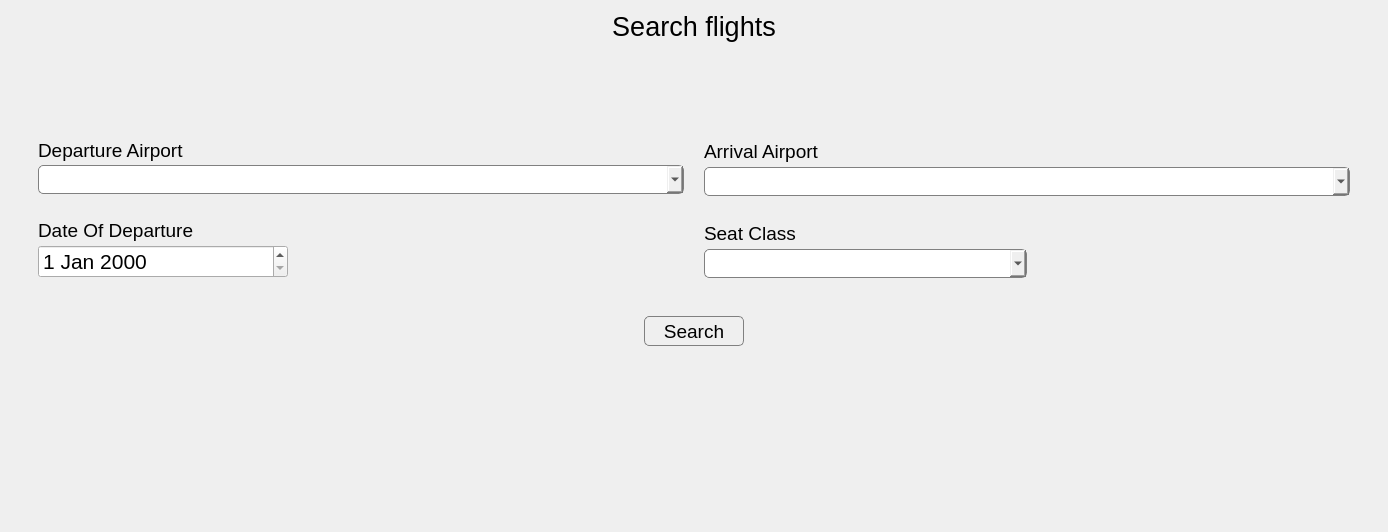
         <widget class="QWidget" name="SearchPage">
          <property name="styleSheet">
           <string notr="true">QPushButton:hover
{
     color: gray;
     background-color: rgb(224, 238, 249);
}

QComboBox:hover
{
   background-color: rgb(224, 238, 249);
}
</string>
          </property>
          <layout class="QGridLayout" name="gridLayout_2">
           <item row="0" column="1">
            <widget class="QLabel" name="label">
             <property name="font">
              <font>
               <family>MS Shell Dlg 2</family>
               <pointsize>20</pointsize>
              </font>
             </property>
             <property name="text">
              <string>Search flights</string>
             </property>
             <property name="alignment">
              <set>Qt::AlignCenter</set>
             </property>
            </widget>
           </item>
           <item row="1" column="1">
            <spacer name="verticalSpacer_3">
             <property name="orientation">
              <enum>Qt::Vertical</enum>
             </property>
             <property name="sizeHint" stdset="0">
              <size>
               <width>20</width>
               <height>91</height>
              </size>
             </property>
            </spacer>
           </item>
           <item row="2" column="0">
            <spacer name="horizontalSpacer_5">
             <property name="orientation">
              <enum>Qt::Horizontal</enum>
             </property>
             <property name="sizeHint" stdset="0">
              <size>
               <width>27</width>
               <height>20</height>
              </size>
             </property>
            </spacer>
           </item>
           <item row="2" column="1">
            <layout class="QHBoxLayout" name="horizontalLayout_5">
             <property name="spacing">
              <number>20</number>
             </property>
             <item>
              <layout class="QVBoxLayout" name="verticalLayout_7">
               <property name="spacing">
                <number>25</number>
               </property>
               <item>
                <layout class="QVBoxLayout" name="verticalLayout_11">
                 <property name="spacing">
                  <number>3</number>
                 </property>
                 <item>
                  <widget class="QLabel" name="Email_13">
                   <property name="font">
                    <font>
                     <pointsize>14</pointsize>
                    </font>
                   </property>
                   <property name="text">
                    <string>Departure Airport</string>
                   </property>
                   <property name="alignment">
                    <set>Qt::AlignLeading|Qt::AlignLeft|Qt::AlignVCenter</set>
                   </property>
                  </widget>
                 </item>
                 <item>
                  <widget class="QComboBox" name="DepartureAirport">
                   <property name="sizePolicy">
                    <sizepolicy hsizetype="Expanding" vsizetype="Fixed">
                     <horstretch>0</horstretch>
                     <verstretch>0</verstretch>
                    </sizepolicy>
                   </property>
                   <property name="minimumSize">
                    <size>
                     <width>400</width>
                     <height>0</height>
                    </size>
                   </property>
                   <property name="font">
                    <font>
                     <pointsize>16</pointsize>
                    </font>
                   </property>
                   <property name="cursor">
                    <cursorShape>PointingHandCursor</cursorShape>
                   </property>
                   <property name="styleSheet">
                    <string notr="true">QComboBox {
     border-radius: 5px;
     border: 1px solid gray;
}</string>
                   </property>
                   <item>
                    <property name="text">
                     <string/>
                    </property>
                   </item>
                   <item>
                    <property name="text">
                     <string>Abu Dhabi International Airport (AUH) – United Arab Emirates</string>
                    </property>
                   </item>
                   <item>
                    <property name="text">
                     <string>Aden International Airport (ADE) – Yemen</string>
                    </property>
                   </item>
                   <item>
                    <property name="text">
                     <string>Algiers Houari Boumediene Airport (ALG) – Algeria</string>
                    </property>
                   </item>
                   <item>
                    <property name="text">
                     <string>Baghdad International Airport (BGW) – Iraq</string>
                    </property>
                   </item>
                   <item>
                    <property name="text">
                     <string>Bahrain International Airport (BAH) – Bahrain</string>
                    </property>
                   </item>
                   <item>
                    <property name="text">
                     <string>Beirut-Rafic Hariri International Airport (BEY) – Lebanon</string>
                    </property>
                   </item>
                   <item>
                    <property name="text">
                     <string>Cairo International Airport (CAI) – Egypt</string>
                    </property>
                   </item>
                   <item>
                    <property name="text">
                     <string>Casablanca Mohammed V International Airport (CMN) – Morocco</string>
                    </property>
                   </item>
                   <item>
                    <property name="text">
                     <string>Djibouti–Ambouli International Airport (JIB) – Djibouti</string>
                    </property>
                   </item>
                   <item>
                    <property name="text">
                     <string>Dubai International Airport (DXB) – United Arab Emirates</string>
                    </property>
                   </item>
                   <item>
                    <property name="text">
                     <string>Damascus International Airport (DAM) – Syria</string>
                    </property>
                   </item>
                   <item>
                    <property name="text">
                     <string>Hamad International Airport (DOH) – Qatar</string>
                    </property>
                   </item>
                   <item>
                    <property name="text">
                     <string>Khartoum International Airport (KRT) – Sudan</string>
                    </property>
                   </item>
                   <item>
                    <property name="text">
                     <string>King Abdulaziz International Airport (JED) – Jeddah, Saudi Arabia</string>
                    </property>
                   </item>
                   <item>
                    <property name="text">
                     <string>King Khalid International Airport (RUH) – Riyadh, Saudi Arabia</string>
                    </property>
                   </item>
                   <item>
                    <property name="text">
                     <string>Kuwait International Airport (KWI) – Kuwait</string>
                    </property>
                   </item>
                   <item>
                    <property name="text">
                     <string>Luxor International Airport (LXR) – Egypt</string>
                    </property>
                   </item>
                   <item>
                    <property name="text">
                     <string>Marsa Alam International Airport (RMF) – Egypt</string>
                    </property>
                   </item>
                   <item>
                    <property name="text">
                     <string>Mitiga International Airport (MJI) – Tripoli, Libya</string>
                    </property>
                   </item>
                   <item>
                    <property name="text">
                     <string>Muscat International Airport (MCT) – Oman</string>
                    </property>
                   </item>
                  </widget>
                 </item>
                </layout>
               </item>
               <item>
                <layout class="QVBoxLayout" name="verticalLayout_6">
                 <property name="spacing">
                  <number>3</number>
                 </property>
                 <item>
                  <widget class="QLabel" name="Email_12">
                   <property name="font">
                    <font>
                     <pointsize>14</pointsize>
                    </font>
                   </property>
                   <property name="text">
                    <string>Date Of Departure</string>
                   </property>
                   <property name="alignment">
                    <set>Qt::AlignLeading|Qt::AlignLeft|Qt::AlignVCenter</set>
                   </property>
                  </widget>
                 </item>
                 <item>
                  <layout class="QHBoxLayout" name="horizontalLayout_3">
                   <item>
                    <widget class="QDateEdit" name="DepartureDate">
                     <property name="minimumSize">
                      <size>
                       <width>250</width>
                       <height>0</height>
                      </size>
                     </property>
                     <property name="font">
                      <font>
                       <pointsize>16</pointsize>
                      </font>
                     </property>
                     <property name="cursor">
                      <cursorShape>PointingHandCursor</cursorShape>
                     </property>
                    </widget>
                   </item>
                   <item>
                    <spacer name="horizontalSpacer_2">
                     <property name="orientation">
                      <enum>Qt::Horizontal</enum>
                     </property>
                     <property name="sizeHint" stdset="0">
                      <size>
                       <width>40</width>
                       <height>20</height>
                      </size>
                     </property>
                    </spacer>
                   </item>
                  </layout>
                 </item>
                </layout>
               </item>
              </layout>
             </item>
             <item>
              <layout class="QVBoxLayout" name="verticalLayout_9">
               <property name="spacing">
                <number>25</number>
               </property>
               <item>
                <layout class="QVBoxLayout" name="verticalLayout_8">
                 <property name="spacing">
                  <number>3</number>
                 </property>
                 <item>
                  <widget class="QLabel" name="Email_10">
                   <property name="font">
                    <font>
                     <pointsize>14</pointsize>
                    </font>
                   </property>
                   <property name="text">
                    <string>Arrival Airport</string>
                   </property>
                   <property name="alignment">
                    <set>Qt::AlignLeading|Qt::AlignLeft|Qt::AlignVCenter</set>
                   </property>
                  </widget>
                 </item>
                 <item>
                  <widget class="QComboBox" name="ArrivalAirport">
                   <property name="sizePolicy">
                    <sizepolicy hsizetype="Expanding" vsizetype="Fixed">
                     <horstretch>0</horstretch>
                     <verstretch>0</verstretch>
                    </sizepolicy>
                   </property>
                   <property name="minimumSize">
                    <size>
                     <width>400</width>
                     <height>0</height>
                    </size>
                   </property>
                   <property name="font">
                    <font>
                     <pointsize>16</pointsize>
                    </font>
                   </property>
                   <property name="cursor">
                    <cursorShape>PointingHandCursor</cursorShape>
                   </property>
                   <property name="styleSheet">
                    <string notr="true">QComboBox {
     border-radius: 5px;
     border: 1px solid gray;
}</string>
                   </property>
                   <item>
                    <property name="text">
                     <string/>
                    </property>
                   </item>
                   <item>
                    <property name="text">
                     <string>Abu Dhabi International Airport (AUH) – United Arab Emirates</string>
                    </property>
                   </item>
                   <item>
                    <property name="text">
                     <string>Aden International Airport (ADE) – Yemen</string>
                    </property>
                   </item>
                   <item>
                    <property name="text">
                     <string>Algiers Houari Boumediene Airport (ALG) – Algeria</string>
                    </property>
                   </item>
                   <item>
                    <property name="text">
                     <string>Baghdad International Airport (BGW) – Iraq</string>
                    </property>
                   </item>
                   <item>
                    <property name="text">
                     <string>Bahrain International Airport (BAH) – Bahrain</string>
                    </property>
                   </item>
                   <item>
                    <property name="text">
                     <string>Beirut-Rafic Hariri International Airport (BEY) – Lebanon</string>
                    </property>
                   </item>
                   <item>
                    <property name="text">
                     <string>Cairo International Airport (CAI) – Egypt</string>
                    </property>
                   </item>
                   <item>
                    <property name="text">
                     <string>Casablanca Mohammed V International Airport (CMN) – Morocco</string>
                    </property>
                   </item>
                   <item>
                    <property name="text">
                     <string>Djibouti–Ambouli International Airport (JIB) – Djibouti</string>
                    </property>
                   </item>
                   <item>
                    <property name="text">
                     <string>Dubai International Airport (DXB) – United Arab Emirates</string>
                    </property>
                   </item>
                   <item>
                    <property name="text">
                     <string>Damascus International Airport (DAM) – Syria</string>
                    </property>
                   </item>
                   <item>
                    <property name="text">
                     <string>Hamad International Airport (DOH) – Qatar</string>
                    </property>
                   </item>
                   <item>
                    <property name="text">
                     <string>Khartoum International Airport (KRT) – Sudan</string>
                    </property>
                   </item>
                   <item>
                    <property name="text">
                     <string>King Abdulaziz International Airport (JED) – Jeddah, Saudi Arabia</string>
                    </property>
                   </item>
                   <item>
                    <property name="text">
                     <string>King Khalid International Airport (RUH) – Riyadh, Saudi Arabia</string>
                    </property>
                   </item>
                   <item>
                    <property name="text">
                     <string>Kuwait International Airport (KWI) – Kuwait</string>
                    </property>
                   </item>
                   <item>
                    <property name="text">
                     <string>Luxor International Airport (LXR) – Egypt</string>
                    </property>
                   </item>
                   <item>
                    <property name="text">
                     <string>Marsa Alam International Airport (RMF) – Egypt</string>
                    </property>
                   </item>
                   <item>
                    <property name="text">
                     <string>Mitiga International Airport (MJI) – Tripoli, Libya</string>
                    </property>
                   </item>
                   <item>
                    <property name="text">
                     <string>Muscat International Airport (MCT) – Oman</string>
                    </property>
                   </item>
                  </widget>
                 </item>
                </layout>
               </item>
               <item>
                <layout class="QVBoxLayout" name="verticalLayout_5">
                 <property name="spacing">
                  <number>3</number>
                 </property>
                 <item>
                  <widget class="QLabel" name="Email_11">
                   <property name="font">
                    <font>
                     <pointsize>14</pointsize>
                    </font>
                   </property>
                   <property name="text">
                    <string>Seat Class</string>
                   </property>
                   <property name="alignment">
                    <set>Qt::AlignLeading|Qt::AlignLeft|Qt::AlignVCenter</set>
                   </property>
                  </widget>
                 </item>
                 <item>
                  <layout class="QHBoxLayout" name="horizontalLayout_4">
                   <item>
                    <widget class="QComboBox" name="ClassSelect">
                     <property name="sizePolicy">
                      <sizepolicy hsizetype="Expanding" vsizetype="Fixed">
                       <horstretch>0</horstretch>
                       <verstretch>0</verstretch>
                      </sizepolicy>
                     </property>
                     <property name="minimumSize">
                      <size>
                       <width>250</width>
                       <height>0</height>
                      </size>
                     </property>
                     <property name="font">
                      <font>
                       <pointsize>16</pointsize>
                      </font>
                     </property>
                     <property name="cursor">
                      <cursorShape>PointingHandCursor</cursorShape>
                     </property>
                     <property name="styleSheet">
                      <string notr="true">QComboBox {
     border-radius: 5px;
     border: 1px solid gray;
}</string>
                     </property>
                     <item>
                      <property name="text">
                       <string/>
                      </property>
                     </item>
                     <item>
                      <property name="text">
                       <string>Business Class</string>
                      </property>
                     </item>
                     <item>
                      <property name="text">
                       <string>Economy</string>
                      </property>
                     </item>
                    </widget>
                   </item>
                   <item>
                    <spacer name="horizontalSpacer_7">
                     <property name="orientation">
                      <enum>Qt::Horizontal</enum>
                     </property>
                     <property name="sizeHint" stdset="0">
                      <size>
                       <width>40</width>
                       <height>20</height>
                      </size>
                     </property>
                    </spacer>
                   </item>
                  </layout>
                 </item>
                </layout>
               </item>
              </layout>
             </item>
            </layout>
           </item>
           <item row="2" column="2">
            <spacer name="horizontalSpacer_4">
             <property name="orientation">
              <enum>Qt::Horizontal</enum>
             </property>
             <property name="sizeHint" stdset="0">
              <size>
               <width>27</width>
               <height>20</height>
              </size>
             </property>
            </spacer>
           </item>
           <item row="3" column="1">
            <spacer name="verticalSpacer_4">
             <property name="orientation">
              <enum>Qt::Vertical</enum>
             </property>
             <property name="sizeHint" stdset="0">
              <size>
               <width>20</width>
               <height>27</height>
              </size>
             </property>
            </spacer>
           </item>
           <item row="4" column="1">
            <layout class="QHBoxLayout" name="horizontalLayout_2" stretch="0,0,0">
             <property name="topMargin">
              <number>5</number>
             </property>
             <property name="bottomMargin">
              <number>5</number>
             </property>
             <item>
              <spacer name="horizontalSpacer_3">
               <property name="orientation">
                <enum>Qt::Horizontal</enum>
               </property>
               <property name="sizeHint" stdset="0">
                <size>
                 <width>40</width>
                 <height>20</height>
                </size>
               </property>
              </spacer>
             </item>
             <item>
              <widget class="QPushButton" name="SearchButton">
               <property name="enabled">
                <bool>true</bool>
               </property>
               <property name="sizePolicy">
                <sizepolicy hsizetype="Minimum" vsizetype="Fixed">
                 <horstretch>0</horstretch>
                 <verstretch>0</verstretch>
                </sizepolicy>
               </property>
               <property name="minimumSize">
                <size>
                 <width>100</width>
                 <height>30</height>
                </size>
               </property>
               <property name="font">
                <font>
                 <pointsize>14</pointsize>
                 <weight>50</weight>
                 <italic>false</italic>
                 <bold>false</bold>
                </font>
               </property>
               <property name="cursor">
                <cursorShape>PointingHandCursor</cursorShape>
               </property>
               <property name="mouseTracking">
                <bool>false</bool>
               </property>
               <property name="styleSheet">
                <string notr="true"> border-radius: 5px;
 border: 1px solid gray;</string>
               </property>
               <property name="text">
                <string>Search</string>
               </property>
               <property name="iconSize">
                <size>
                 <width>20</width>
                 <height>20</height>
                </size>
               </property>
              </widget>
             </item>
             <item>
              <spacer name="horizontalSpacer_6">
               <property name="orientation">
                <enum>Qt::Horizontal</enum>
               </property>
               <property name="sizeHint" stdset="0">
                <size>
                 <width>40</width>
                 <height>20</height>
                </size>
               </property>
              </spacer>
             </item>
            </layout>
           </item>
           <item row="5" column="1">
            <spacer name="verticalSpacer_5">
             <property name="orientation">
              <enum>Qt::Vertical</enum>
             </property>
             <property name="sizeType">
              <enum>QSizePolicy::Fixed</enum>
             </property>
             <property name="sizeHint" stdset="0">
              <size>
               <width>20</width>
               <height>170</height>
              </size>
             </property>
            </spacer>
           </item>
          </layout>
         </widget>
